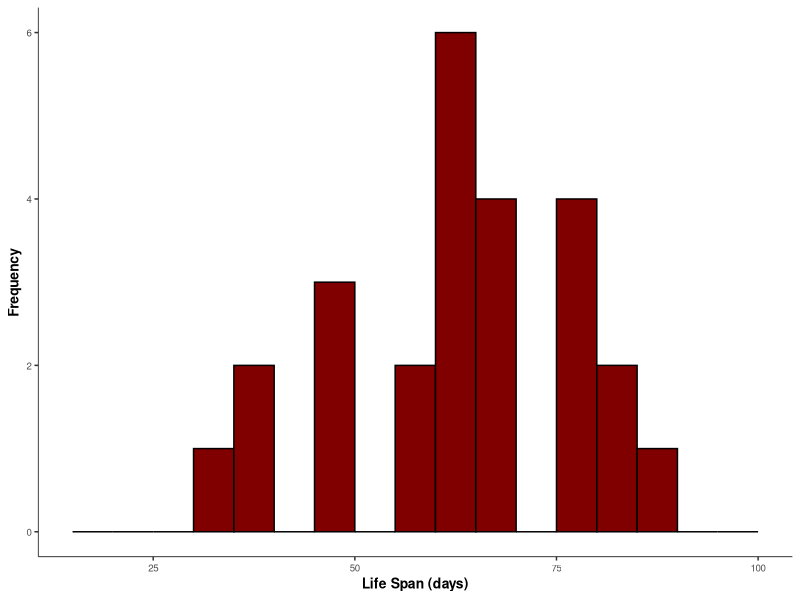
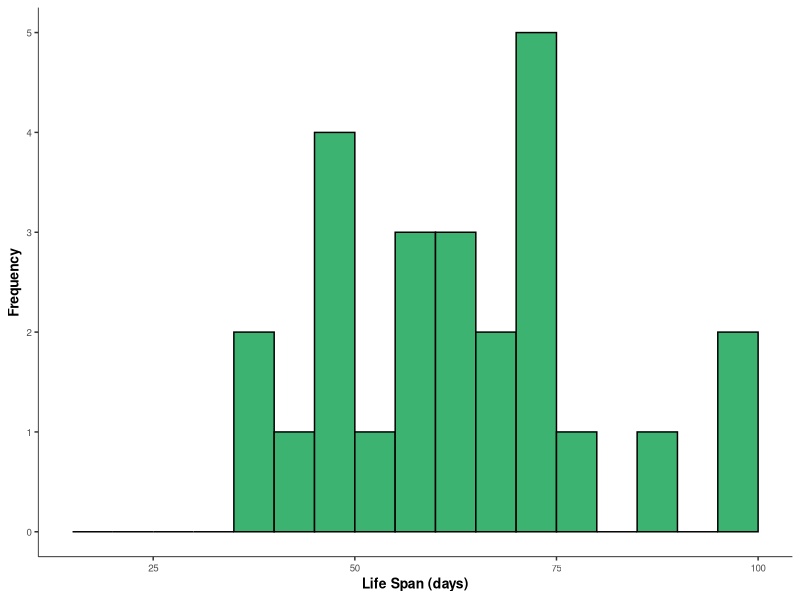
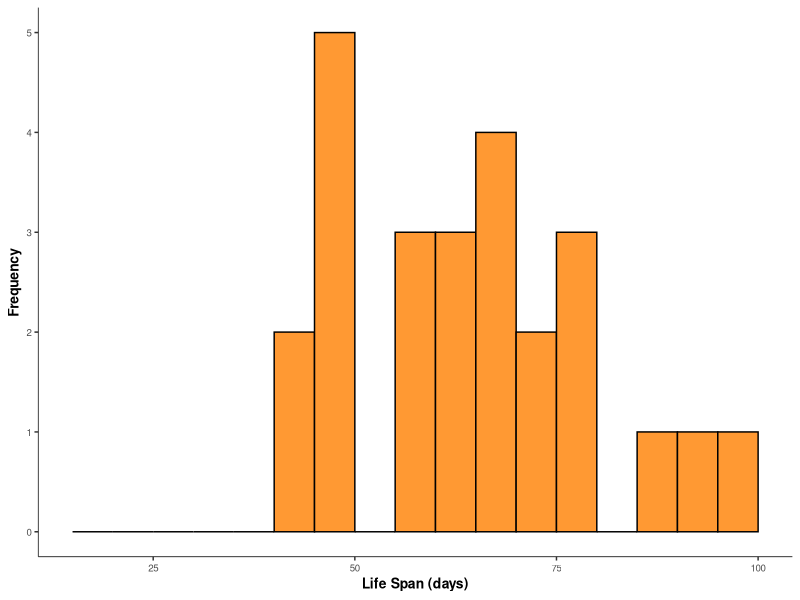
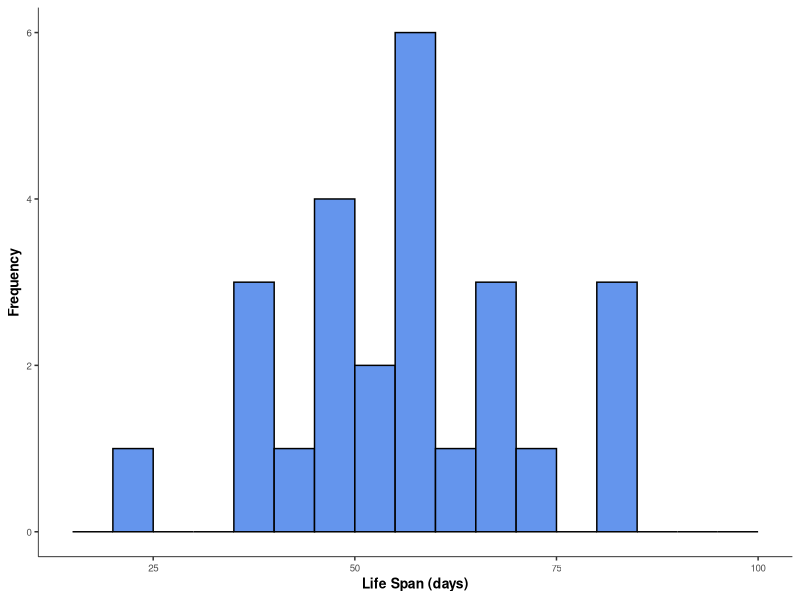
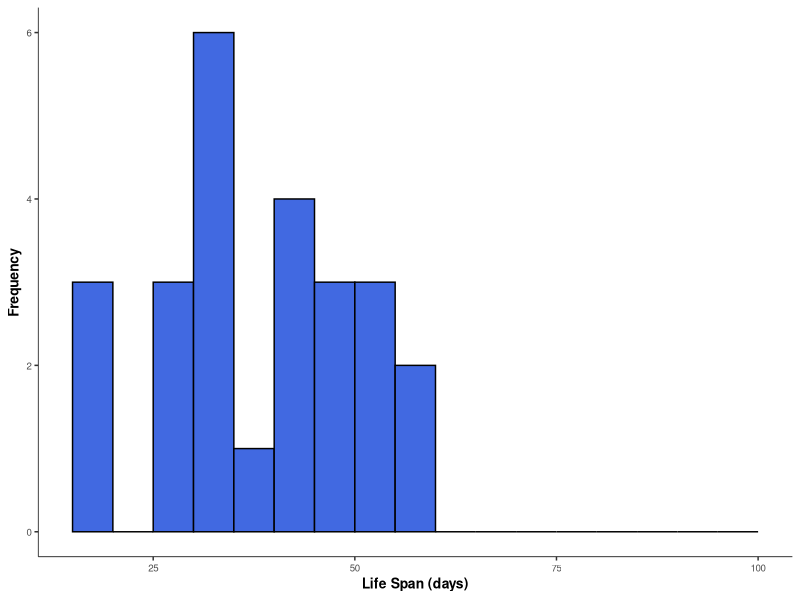
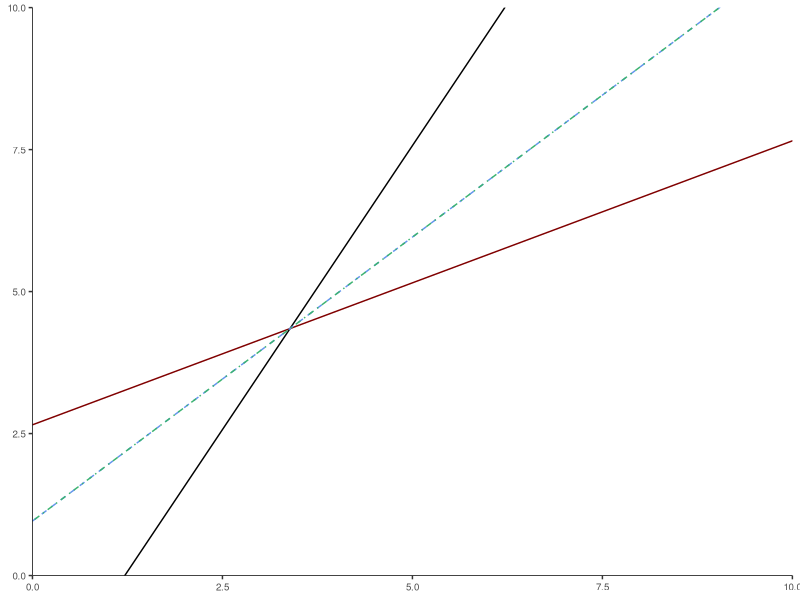

R code for these plots, in order:
# Packages
library(tidyverse)
library(car)
library(ggplot2)
library(nlme)
######
#1
Galapagos <- read.csv("Galapagos.csv", header = T, na.strings="unknown")
#lm.obs.num <- Anova(lm(Observed.number.of.species~Area..km2.+Elevation..m.+Distance.from.nearest.island..km.+
#       Distance.from.Santa.Cruz..km.+Area.of.adjacent.island..km2., data = Galapagos), type = "III")
#lm.obs.nat.num <- Anova(lm(Observed.number.of.native.species~Area..km2.+Elevation..m.+Distance.from.nearest.island..km.+
#           Distance.from.Santa.Cruz..km.+Area.of.adjacent.island..km2., data = Galapagos), type = "III")
summary(lm(Observed.number.of.species~Area..km2.+Elevation..m.+Distance.from.nearest.island..km.+
             Distance.from.Santa.Cruz..km.+Area.of.adjacent.island..km2., data = Galapagos))
summary(lm(Observed.number.of.native.species~Area..km2.+Elevation..m.+Distance.from.nearest.island..km.+
             Distance.from.Santa.Cruz..km.+Area.of.adjacent.island..km2., data = Galapagos))

######
# 2
D.Rh <- read.csv("Rhphenotypes-Dutch.csv", header = T, row.names = 1)
P.Rh <- read.csv("Rhphenotypes-Poles.csv", header = T, row.names = 1)
G.Rh <- read.csv("Rhphenotypes-Greeks.csv", header = T, row.names = 1)

f.t.D.Rh <- fisher.test(D.Rh)
f.t.P.Rh <- fisher.test(P.Rh)
f.t.G.Rh <- fisher.test(G.Rh)
p.Rh <- c(f.t.D.Rh$p.value, f.t.P.Rh$p.value, f.t.G.Rh$p.value)
p.adjust(p.Rh, method = "bonferroni", n = length(p.Rh))

D.Total <- sum(D.Rh); P.Total <- sum(P.Rh); G.Total <- sum(G.Rh)

D.Rh.u <- unlist(D.Rh)
P.Rh.u <- unlist(P.Rh)
G.Rh.u <- unlist(G.Rh)
Pop.Rh <- bind_rows(D.Rh.u, P.Rh.u, G.Rh.u)

chisq.pop.rh <- chisq.test(Pop.Rh)

######
#3
Fruitflies <- read.csv("fruitflies.csv", header = T)
#Draw histograms for each treatments
G8p.hist <- Fruitflies %>%
  filter(Treatment == "8 pregnant females")%>%
  ggplot(aes(x = Lifespan)) + 
  geom_histogram(breaks = seq(15,100,5), fill = "#800000", colour = "black") + 
  theme(panel.background = element_blank(),
        axis.text=element_text(size=7), axis.title=element_text(size=10,face="bold"),
        axis.line.x.bottom = element_line(color="black", size = 0.25),
        axis.line.y.left = element_line(color="black", size = 0.25)) +
  xlab("Life Span (days)") + ylab("Frequency")
ggsave("Treatment of 8 pregnant females.pdf", dpi = 300, height = 8.4, width =12.7, units = "cm")

G80.hist <- Fruitflies %>%
  filter(Treatment == "no females added")%>%
  ggplot(aes(x = Lifespan)) + 
  geom_histogram(breaks = seq(15,100,5), fill = "#3CB371", colour = "black") + 
  theme(panel.background = element_blank(),
        axis.text=element_text(size=7), axis.title=element_text(size=10,face="bold"),
        axis.line.x.bottom = element_line(color="black", size = 0.25),
        axis.line.y.left = element_line(color="black", size = 0.25)) +
  xlab("Life Span (days)") + ylab("Frequency")
ggsave("Treatment of no females added.pdf", dpi = 300, height = 8.4, width =12.7, units = "cm")

G1p.hist <- Fruitflies %>%
  filter(Treatment == "1 pregnant female")%>%
  ggplot(aes(x = Lifespan)) + 
  geom_histogram(breaks = seq(15,100,5), fill = "#FF9933", colour = "black") + 
  theme(panel.background = element_blank(),
        axis.text=element_text(size=7), axis.title=element_text(size=10,face="bold"),
        axis.line.x.bottom = element_line(color="black", size = 0.25),
        axis.line.y.left = element_line(color="black", size = 0.25)) +
  xlab("Life Span (days)") + ylab("Frequency")
ggsave("Treatment of 1 pregnant female.pdf", dpi = 300, height = 8.4, width =12.7, units = "cm")

G1v.hist <- Fruitflies %>%
  filter(Treatment == "1 virgin female")%>%
  ggplot(aes(x = Lifespan)) + 
  geom_histogram(breaks = seq(15,100,5), fill = "#6495ED", colour = "black") + 
  theme(panel.background = element_blank(),
        axis.text=element_text(size=7), axis.title=element_text(size=10,face="bold"),
        axis.line.x.bottom = element_line(color="black", size = 0.25),
        axis.line.y.left = element_line(color="black", size = 0.25)) +
  xlab("Life Span (days)") + ylab("Frequency")
ggsave("Treatment of 1 virgin female.pdf", dpi = 300, height = 8.4, width =12.7, units = "cm")

G8v.hist <- Fruitflies %>%
  filter(Treatment == "8 virgin females")%>%
  ggplot(aes(x = Lifespan)) + 
  geom_histogram(breaks = seq(15,100,5), fill = "#4169E1", colour = "black") + 
  theme(panel.background = element_blank(),
        axis.text=element_text(size=7), axis.title=element_text(size=10,face="bold"),
        axis.line.x.bottom = element_line(color="black", size = 0.25),
        axis.line.y.left = element_line(color="black", size = 0.25)) +
  xlab("Life Span (days)") + ylab("Frequency")
ggsave("Treatment of 8 virgin female.pdf", dpi = 300, height = 8.4, width =12.7, units = "cm")

#Anova (separate treatments with female number)
#Fruitflies <- Fruitflies %>%
#  mutate(Treatment.true = 
#           case_when(Treatment == "no females added" ~ "Control",
#                     Treatment == "8 pregnant females"|Treatment == "1 pregnant female" ~ "Compete",
#                     Treatment == "8 virgin females"|Treatment == "1 virgin female" ~ "Mating"))
#Anova.fruitflies <- lme(fixed = Lifespan ~ factor(Treatment.true), 
#                      random = ~ 1|factor(No..female.partners), data = Fruitflies)
#Anova.fruitflies.f <- lme(fixed = Lifespan ~ Treatment.true,
#                          random = ~1, data = Fruitflies)


summary(lm(Lifespan ~ Treatment, data = Fruitflies))
anova.fruitflies <- Anova(lm(Lifespan ~ Treatment, data = Fruitflies), type = "III")
summary(aov(Lifespan ~ Treatment, data = Fruitflies))

#Levene's Test for variance homogeneity
leveneTest(Fruitflies$Lifespan, group = Fruitflies$Treatment)


######
#4
#random number of x min and y min
set.seed(1)
x.mean <- runif(1,1,10)
y.mean <- runif(1,1,10)

#Calculate slopes and intercept
var.y <- var.x <- runif(1,1,10); cor.x.y <- 0.5
cov.x.y <- cor.x.y*(var.x*var.y)^(1/2)
beta.slope.y.x <- cov.x.y/var.x
beta.slope.x.y <- cov.x.y/var.y
alpha.x <- y.mean-beta.slope.y.x*x.mean
alpha.y <- x.mean-beta.slope.x.y*y.mean

#For correlation equals to 1
cor.x.y.1 <- 1
cov.x.y.1 <- cor.x.y.1*(var.x*var.y)^(1/2)
beta.slope.y.x.1 <- cov.x.y.1/var.x
beta.slope.x.y.1 <- cov.x.y.1/var.y
alpha.x.1 <- y.mean-beta.slope.y.x.1*x.mean
alpha.y.1 <- x.mean-beta.slope.x.y.1*y.mean

#Plot the regression lines
df <- data.frame()
regression.effect <- ggplot(df) + 
  theme(panel.background = element_blank(),
        axis.text=element_text(size=7), axis.title=element_text(size=10,face="bold"),
        axis.line.x.bottom = element_line(color="black", size = 0.25),
        axis.line.y.left = element_line(color="black", size = 0.25)) +
  geom_abline(slope = beta.slope.y.x, intercept = alpha.x, color =  "#800000") + 
  geom_abline(slope = 1/beta.slope.x.y, intercept = -alpha.y/beta.slope.x.y) + 
  geom_abline(slope = beta.slope.x.y.1, intercept = -alpha.y.1/beta.slope.x.y.1, color = "#6495ED", linetype = "dashed") +
  geom_abline(slope = 1/beta.slope.x.y.1, intercept = -alpha.y.1/beta.slope.x.y.1, color = "#3CB371", linetype = "dotdash") +
  scale_x_continuous(limits = c(0,10), expand = c(0, 0)) + 
  scale_y_continuous(limits = c(0,10),expand = c(0, 0))
ggsave("Regression effect.pdf", dpi = 300, height = 8.4, width =12.7, units = "cm")

